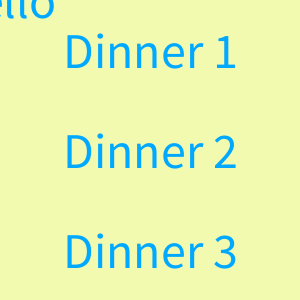
Frame 1 (no input)
Frame 60 (the mouse pressed at the canvas centre just before this capture): identical to frame 1, image omitted
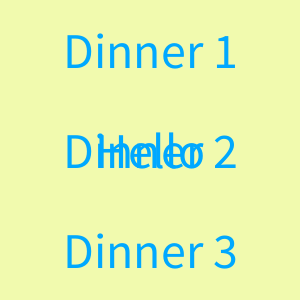
Frame 120 (the mouse held since frame 60 and released just before this capture)

The Processing sketch that drew these frames (run headless with seeded random() and noise(); from frame 60 on, the mouse is pressed at the canvas centre):

// Processing sketch: week13_3_dinner
// ── week13_3_dinner.pde
void setup()
{
 size(300,300);
 fill(#00A8FF);
 textSize(50);
 textAlign(CENTER,CENTER);
}
void draw()
{
  background(#F1FAAE);
  text("Dinner 1",150,50);
  text("Dinner 2",150,150);
  text("Dinner 3",150,250);
  text("Hello",mouseX,mouseY);
}
